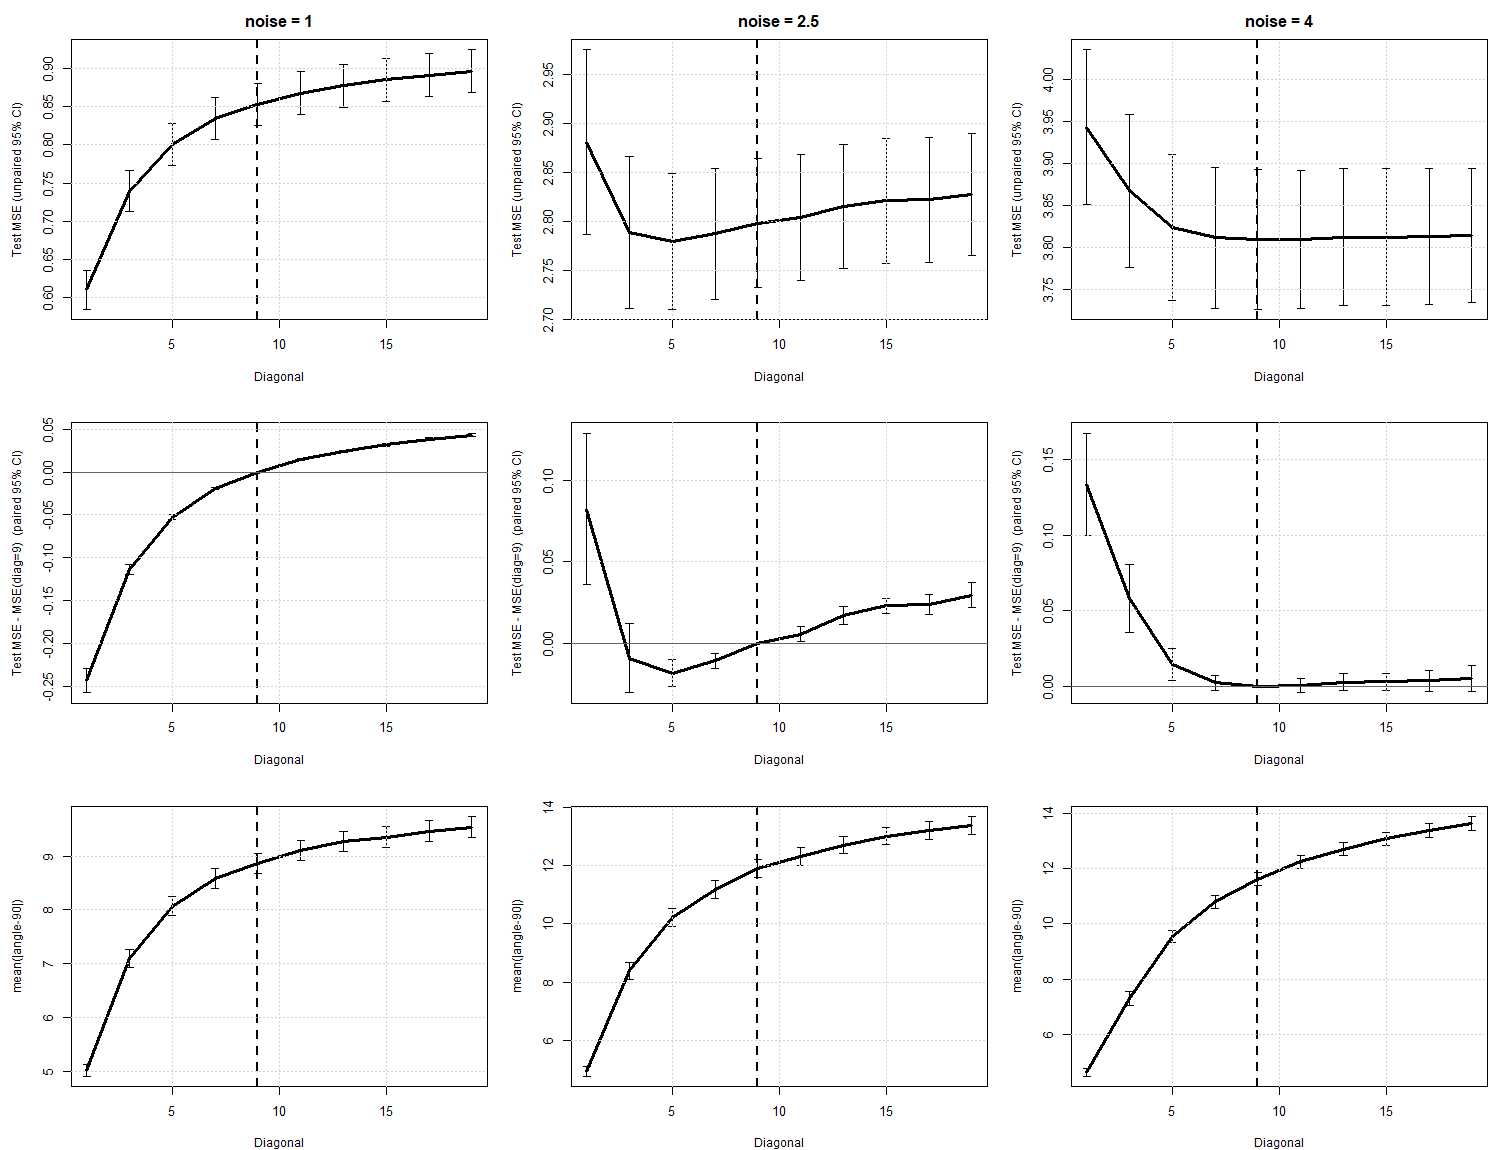

The R source for this figure:
#!/usr/bin/env Rscript
# =====================================================================
# Replication of Fig. 2 of Vervier et al. (2014), "On Learning Matrices
# with Orthogonal Columns or Disjoint Supports" (ECML-PKDD), with the
# CURRENT orthoMTL solver.
# ---------------------------------------------------------------------
# Source of the design: orthopen/vignettes/orthogonality_example.md
# (section "Convexity impact on model columns orthogonality") and paper
# Sec. 6.1. Question: how does the convexity of the penalty -- controlled
# by the diagonal of K = (off-diagonal 1, diagonal `delta`) -- affect
# (a) test MSE and (b) how orthogonal the learned columns are?
#
# Convexity (paper eq. 20): delta > T-1 strictly convex; delta = T-1 the
# atomic-norm limit (dotted line in the figure); delta < T-1 NON-convex.
#
# Setting: T = 10 tasks, d = 10 features, n_train = 50, n_test = 1000,
# W = random matrix with orthogonal columns, Y_train = X W + noise*N(0,1),
# Y_test noiseless. For each (noise, delta) the best lambda is picked by
# TEST MSE (as in the paper), repeated `reps` times.
#
# Deviations from the original vignette (which does not run as written):
#   * results indexed by noise level (the original indexed a list with
#     2.5 and re-used the loop variable after the loop);
#   * orthoMTL() instead of orthopen() (`$B`; `$W` is a back-compat alias);
#   * NaN correlations (all-zero columns at very large lambda) are treated
#     as "no deviation" instead of poisoning the average (such lambdas are
#     never the test-MSE argmin anyway);
#   * `reps` and the schedule are parameters (paper: 100 repeats).
# NOISE CONVENTION: the paper text says noise "variance" in {1, 2.5, 4}
# but the vignette (which generated the figure) uses `noise` as a
# multiplier of N(0,1), i.e. a standard deviation. The paper's reported
# test-MSE ranges (~0.6-0.9, ~2.75-3.0, ~3.8-4.1) are only consistent with
# the sd convention, so that is the default here.
#
# Run (against the INSTALLED package):
#   Rscript validation/paper_fig2_replication.R
# Env: FIG2_REPS (default 20), FIG2_CORES (default 4),
#      FIG2_SCHEDULE (default "sqrt": faithful; non-convex fits can land on
#      different stationary points under other schedules), FIG2_OUT (dir
#      for the PNG + RDS, default tempdir()).
# =====================================================================

suppressMessages(library(orthoMTL))

reps     <- as.integer(Sys.getenv("FIG2_REPS", "20"))
n_cores  <- as.integer(Sys.getenv("FIG2_CORES", "4"))
sched    <- Sys.getenv("FIG2_SCHEDULE", "sqrt")
out_dir  <- Sys.getenv("FIG2_OUT", tempdir())

Tt      <- 10L; NTRAIN <- 50L; NVAR <- 10L; NTEST <- 1000L
step    <- 0.1
DIAGVAL <- seq(1, 2 * Tt, by = 2)
LAMBDAS <- 1.6^seq(-16, 4)
NOISES  <- c(1, 2.5, 4)

one_rep <- function(task) {
  noise <- task$noise; irep <- task$irep
  suppressMessages(library(orthoMTL))
  set.seed(100000 * match(noise, NOISES) + irep)
  Xtr <- matrix(rnorm(NTRAIN * NVAR), NTRAIN, NVAR)
  Xte <- matrix(rnorm(NTEST  * NVAR), NTEST,  NVAR)
  W   <- qr.Q(qr(matrix(rnorm(NVAR * Tt), NVAR, Tt)))
  Ytr <- Xtr %*% W + matrix(rnorm(NTRAIN * Tt), NTRAIN) * noise
  Yte <- Xte %*% W
  K   <- matrix(1, Tt, Tt)

  mse <- matrix(NA_real_, length(LAMBDAS), length(DIAGVAL))
  ang <- matrix(NA_real_, length(LAMBDAS), length(DIAGVAL))
  for (id in seq_along(DIAGVAL)) {
    diag(K) <- DIAGVAL[id]
    for (il in seq_along(LAMBDAS)) {
      fit <- tryCatch(
        orthoMTL(Xtr, Ytr, lambda = LAMBDAS[il], K = K, step_size = step,
                 max_iter = 1e5, schedule = sched, verbose = 0),
        error = function(e) NULL)
      if (is.null(fit)) next
      B <- fit$B
      mse[il, id] <- 0.5 * sum((Xte %*% B - Yte)^2) / NTEST
      v <- suppressWarnings(acos(pmin(pmax(cor(B), -1), 1))) * 180 / pi - 90
      v[is.na(v)] <- 0
      diag(v) <- 0
      ang[il, id] <- sum(abs(v)) / (Tt * (Tt - 1))
    }
  }
  best <- apply(mse, 2, which.min)               # best lambda per diagonal
  list(noise = noise, irep = irep,
       mse = vapply(seq_along(DIAGVAL), function(i) mse[best[i], i], numeric(1)),
       ang = vapply(seq_along(DIAGVAL), function(i) ang[best[i], i], numeric(1)),
       lam = LAMBDAS[best])
}

tasks <- expand.grid(noise = NOISES, irep = seq_len(reps))
tasks <- lapply(seq_len(nrow(tasks)), function(i) as.list(tasks[i, ]))

t0 <- Sys.time()
rds_path <- file.path(out_dir, "fig2_replication.rds")
if (Sys.getenv("FIG2_REUSE", "0") == "1" && file.exists(rds_path)) {
  res <- readRDS(rds_path)$res            # re-plot/re-summarise without refitting
} else if (n_cores > 1L) {
  cl <- parallel::makeCluster(n_cores)
  on.exit(parallel::stopCluster(cl), add = TRUE)
  parallel::clusterCall(cl, function(p) .libPaths(p), .libPaths())
  parallel::clusterExport(cl, c("reps", "Tt", "NTRAIN", "NVAR", "NTEST", "step",
                                "DIAGVAL", "LAMBDAS", "NOISES", "sched"))
  res <- parallel::parLapplyLB(cl, tasks, one_rep)
} else {
  res <- lapply(tasks, one_rep)
}
cat(sprintf("done in %.1f min (reps=%d, schedule=%s)\n",
            as.numeric(difftime(Sys.time(), t0, units = "mins")), reps, sched))

# ---- aggregate --------------------------------------------------------
summ <- function(noise, field) {
  m <- do.call(rbind, lapply(Filter(function(r) r$noise == noise, res),
                             function(r) r[[field]]))
  ci <- 1.96 * apply(m, 2, sd, na.rm = TRUE) / sqrt(nrow(m))
  ci[is.na(ci)] <- 0                              # single repeat: no spread
  list(mean = colMeans(m, na.rm = TRUE), ci = ci)
}
# Paired comparison: every diagonal within a repeat sees the SAME data, so the
# difference to a reference diagonal removes between-dataset variance that
# inflates the unpaired error bars. Reference = the atomic-norm limit T-1.
REF <- which(DIAGVAL == Tt - 1)
paired <- function(noise) {
  m <- do.call(rbind, lapply(Filter(function(r) r$noise == noise, res),
                             function(r) r$mse))
  d <- m - m[, REF]
  ci <- 1.96 * apply(d, 2, sd, na.rm = TRUE) / sqrt(nrow(d))
  ci[is.na(ci)] <- 0
  list(mean = colMeans(d, na.rm = TRUE), ci = ci)
}
out <- list()
for (nz in NOISES) out[[as.character(nz)]] <- list(mse = summ(nz, "mse"),
                                                   ang = summ(nz, "ang"),
                                                   dmse = paired(nz))
saveRDS(list(res = res, summary = out, diag = DIAGVAL),
        file.path(out_dir, "fig2_replication.rds"))

# ---- figure (same layout as the paper: MSE top, angle bottom) ----------
png(file.path(out_dir, "fig2_replication.png"), width = 1500, height = 1150, res = 120)
op <- par(mfrow = c(3, 3), mar = c(4, 4.5, 2.5, 0.8))
ylabs <- c(mse = "Test MSE (unpaired 95% CI)",
           dmse = sprintf("Test MSE - MSE(diag=%d)  (paired 95%% CI)", Tt - 1),
           ang = "mean(|angle-90|)")
for (field in c("mse", "dmse", "ang")) for (nz in NOISES) {
  s <- out[[as.character(nz)]][[field]]
  yl <- range(c(s$mean + s$ci, s$mean - s$ci))
  plot(DIAGVAL, s$mean, type = "l", lwd = 3, ylim = yl, xlab = "Diagonal",
       ylab = ylabs[[field]], cex.lab = 0.9,
       main = if (field == "mse") sprintf("noise = %g", nz) else "")
  arrows(DIAGVAL, s$mean - s$ci, DIAGVAL, s$mean + s$ci, angle = 90, code = 3,
         length = 0.03)
  abline(v = Tt - 1, lty = 2, lwd = 2); grid()
  if (field == "dmse") abline(h = 0, col = "grey40")
}
par(op); dev.off()

# ---- report ------------------------------------------------------------
cat(sprintf("\nFig. 2 replication  (T=%d d=%d n=%d, %d repeats, noise as sd)\n",
            Tt, NVAR, NTRAIN, reps))
cat("Dotted line in the paper at diagonal = T-1 = 9 (left: non-convex).\n\n")
for (nz in NOISES) {
  s <- out[[as.character(nz)]]
  cat(sprintf("noise %g:\n  diag  :", nz), sprintf("%6g", DIAGVAL), "\n")
  cat("  MSE   :", sprintf("%6.3f", s$mse$mean), "\n")
  cat("  angle :", sprintf("%6.2f", s$ang$mean), "\n")
  cat(sprintf("  best diagonal (min MSE) = %g\n", DIAGVAL[which.min(s$mse$mean)]))
  cat("  paired dMSE vs diag", Tt - 1, ":", sprintf("%+.3f", s$dmse$mean), "\n")
  cat("  paired 95% CI half-w :", sprintf("%6.3f", s$dmse$ci), "\n")
  sig <- ifelse(s$dmse$mean + s$dmse$ci < 0, "better",
                ifelse(s$dmse$mean - s$dmse$ci > 0, "worse", "n.s."))
  cat("  vs diag", Tt - 1, "        :", sprintf("%6s", sig), "\n\n")
}

# ---- paper's qualitative claims, checked -------------------------------
best_d <- vapply(NOISES, function(nz)
  DIAGVAL[which.min(out[[as.character(nz)]]$mse$mean)], numeric(1))
ang_ok <- vapply(NOISES, function(nz) {
  a <- out[[as.character(nz)]]$ang$mean
  mean(a[DIAGVAL < Tt - 1]) < mean(a[DIAGVAL > Tt - 1])
}, logical(1))
d1 <- out[["1"]]$dmse
claims <- c(
  "low noise: best diagonal is non-convex (< T-1)"            = best_d[1] < Tt - 1,
  "low noise: diag 1 beats the atomic limit, PAIRED CI excludes 0" =
    d1$mean[1] + d1$ci[1] < 0,
  "best diagonal moves up (more convex) as noise grows"        = best_d[3] >= best_d[1],
  "non-convex K gives more orthogonal columns (all 3 noises)"  = all(ang_ok)
)
cat("Paper claims reproduced?\n")
for (nm in names(claims)) cat(sprintf("  [%s] %s\n", if (claims[[nm]]) "yes" else "NO ", nm))
cat(sprintf("\nFigure + data: %s\n", out_dir))
if (!all(claims)) quit(status = 1L)
